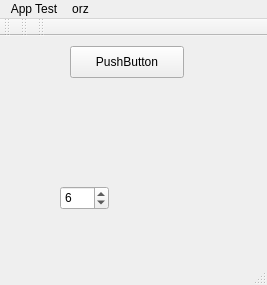
<?xml version="1.0" encoding="UTF-8"?>
<ui version="4.0">
 <class>MainWindow</class>
 <widget class="QMainWindow" name="MainWindow">
  <property name="geometry">
   <rect>
    <x>0</x>
    <y>0</y>
    <width>267</width>
    <height>285</height>
   </rect>
  </property>
  <property name="windowTitle">
   <string>MainWindow</string>
  </property>
  <widget class="QWidget" name="centralWidget">
   <widget class="QPushButton" name="pushButton">
    <property name="geometry">
     <rect>
      <x>70</x>
      <y>10</y>
      <width>114</width>
      <height>32</height>
     </rect>
    </property>
    <property name="text">
     <string>PushButton</string>
    </property>
   </widget>
   <widget class="QSpinBox" name="spinBox">
    <property name="geometry">
     <rect>
      <x>60</x>
      <y>150</y>
      <width>49</width>
      <height>24</height>
     </rect>
    </property>
    <property name="minimum">
     <number>2</number>
    </property>
    <property name="maximum">
     <number>122</number>
    </property>
    <property name="value">
     <number>6</number>
    </property>
   </widget>
  </widget>
  <widget class="QMenuBar" name="menuBar">
   <property name="geometry">
    <rect>
     <x>0</x>
     <y>0</y>
     <width>267</width>
     <height>22</height>
    </rect>
   </property>
   <widget class="QMenu" name="menuApp_Test">
    <property name="title">
     <string>App Test</string>
    </property>
    <addaction name="separator"/>
    <addaction name="actionApp_Test"/>
    <addaction name="actionOh"/>
    <addaction name="separator"/>
    <addaction name="actionHello_World"/>
   </widget>
   <widget class="QMenu" name="menuOrz">
    <property name="title">
     <string>orz</string>
    </property>
   </widget>
   <addaction name="menuApp_Test"/>
   <addaction name="menuOrz"/>
  </widget>
  <widget class="QToolBar" name="mainToolBar">
   <attribute name="toolBarArea">
    <enum>TopToolBarArea</enum>
   </attribute>
   <attribute name="toolBarBreak">
    <bool>false</bool>
   </attribute>
  </widget>
  <widget class="QStatusBar" name="statusBar"/>
  <widget class="QToolBar" name="toolBar">
   <property name="windowTitle">
    <string>toolBar</string>
   </property>
   <attribute name="toolBarArea">
    <enum>TopToolBarArea</enum>
   </attribute>
   <attribute name="toolBarBreak">
    <bool>false</bool>
   </attribute>
  </widget>
  <widget class="QToolBar" name="toolBar_2">
   <property name="windowTitle">
    <string>toolBar_2</string>
   </property>
   <attribute name="toolBarArea">
    <enum>TopToolBarArea</enum>
   </attribute>
   <attribute name="toolBarBreak">
    <bool>false</bool>
   </attribute>
  </widget>
  <action name="actionApp_Test">
   <property name="text">
    <string>App Test</string>
   </property>
   <property name="shortcutContext">
    <enum>Qt::WidgetWithChildrenShortcut</enum>
   </property>
   <property name="visible">
    <bool>true</bool>
   </property>
  </action>
  <action name="actionOh">
   <property name="checkable">
    <bool>false</bool>
   </property>
   <property name="text">
    <string>Oh?</string>
   </property>
   <property name="shortcut">
    <string>E</string>
   </property>
   <property name="menuRole">
    <enum>QAction::NoRole</enum>
   </property>
  </action>
  <action name="actionHello_World">
   <property name="text">
    <string>Hello World</string>
   </property>
   <property name="shortcutContext">
    <enum>Qt::WidgetWithChildrenShortcut</enum>
   </property>
  </action>
 </widget>
 <layoutdefault spacing="6" margin="11"/>
 <resources/>
 <connections>
  <connection>
   <sender>actionApp_Test</sender>
   <signal>triggered()</signal>
   <receiver>MainWindow</receiver>
   <slot>showFullScreen()</slot>
   <hints>
    <hint type="sourcelabel">
     <x>-1</x>
     <y>-1</y>
    </hint>
    <hint type="destinationlabel">
     <x>131</x>
     <y>149</y>
    </hint>
   </hints>
  </connection>
  <connection>
   <sender>pushButton</sender>
   <signal>clicked()</signal>
   <receiver>spinBox</receiver>
   <slot>selectAll()</slot>
   <hints>
    <hint type="sourcelabel">
     <x>126</x>
     <y>60</y>
    </hint>
    <hint type="destinationlabel">
     <x>84</x>
     <y>196</y>
    </hint>
   </hints>
  </connection>
 </connections>
</ui>
